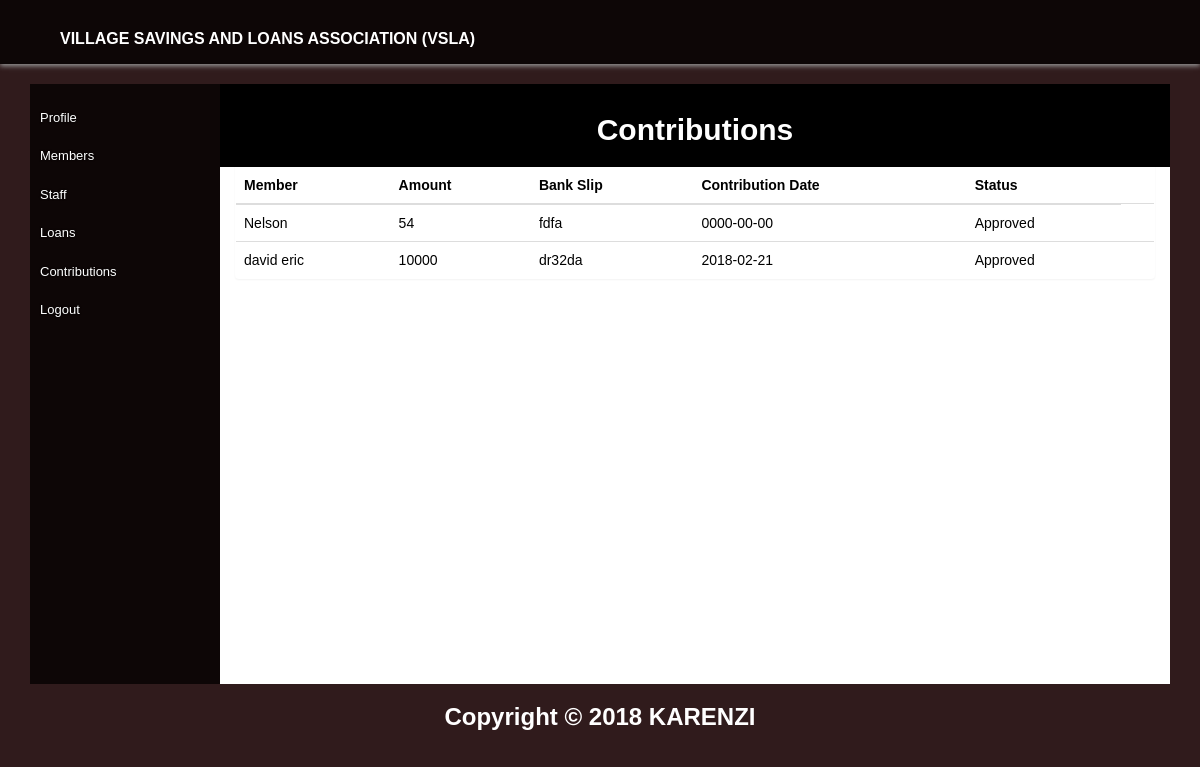
Page /?page=A_contributions (signed in) on the committed database.
### tables this page shows
CREATE TABLE `contribution` (
  `contribution_id` int(10) NOT NULL,
  `member_id` int(10) NOT NULL,
  `amount` int(20) NOT NULL,
  `bankslip` varchar(250) NOT NULL,
  `cont_date` date NOT NULL,
  `status` varchar(50) NOT NULL
);

CREATE TABLE `member` (
  `member_id` int(10) NOT NULL,
  `name` varchar(50) NOT NULL,
  `bdate` date NOT NULL,
  `username` varchar(20) NOT NULL,
  `password` varchar(50) NOT NULL,
  `phone` int(10) NOT NULL,
  `address` varchar(255) NOT NULL,
  `email` varchar(50) NOT NULL,
  `gender` char(1) NOT NULL,
  `status` varchar(20) NOT NULL,
  `type` varchar(12) NOT NULL
);

### controllers/controller.php (called while the page is built, shortened)
<?php
require_once('models/model.php');
class Controller {
	protected $model;
	public function __construct() {
		$this->model = new Model();
	}
	public function A_contributions() {
		$tests = $this->model->S_contributions();
		require_once 'views/admin.php';
	}
}
?>

### index.php (called while the page is built, shortened)
<?php
require_once('controllers/controller.php');
$controller = new Controller();
if(empty($_REQUEST['page'])) $page='index';
else $page = $_REQUEST['page'];
$controller->$page();
?>

### models/member.php (called while the page is built, shortened)
<?php
require_once('database.php');
class Member {
	protected $database;
	public function __construct()
	{
		$this->database = new Db();
		$this->database->connect();
	}
	public function S_contributions() {
		$sql = "SELECT contribution.*, member.name FROM contribution inner join member on member.member_id = contribution.member_id";
		$result = $this->database->execute($sql);
		return $result;
	}
}
?>

### models/model.php (called while the page is built, shortened)
<?php
require_once ('member.php');
class Model {
	protected $tests;
	public function __construct() {
		$this->tests = new Member();
	}
	public function S_contributions() {
		return $this->tests->S_contributions();
	}
}
?>

### models/database.php (called while the page is built, shortened)
<?php
class Db {
protected $db_connection;
public function connect() {
	$this->db_connection = mysqli_connect(host,user,pass,database) or die(mysqli_error($this->db_connection));
}
public function execute($sql) {
	$query=mysqli_query($this->db_connection, $sql)  or die($sql.mysqli_error($this->db_connection));
		$result=array();
		if(preg_match("/^select/i", $sql)) { while($row=mysqli_fetch_assoc($query)) $result[]=$row; }
		return $result;
}
}
?>

### views/S_contributions.php (the view, shortened to what this page needs)
<div>
  <div class="panel">
    <div class="panel-heading panel-black text-center">
      <h2> Contributions</h2>
    </div>
  <table class="table table-hover">
    <thead>
      <th>Member</th>
      <th>Amount</th>
      <th>Bank Slip</th>
      <th>Contribution Date</th>
      <th>Status</th>
    </thead>
    <tbody>
<?php
        foreach ($tests as $data) {
      ?>
      <tr>
        <td><?php echo $data['name'];?></td>
        <td><?php echo $data['amount'];?></td>
        <td><?php echo $data['bankslip'];?></td>
        <td><?php echo $data['cont_date'];?></td>
        <td><?php echo $data['status'];?></td>
        <td><?php if($data['status']=='waiting'){?>
          <a class="btn btn-primary" href="?page=S_approve&id=<?php echo $data['contribution_id'];?>">Approve</a><a class="btn btn-danger" href="?page=S_Cignore&id=<?php echo $data['contribution_id'];?>">Ignore</a><?php } ?>
                <?php } ?></td>
      </tr>
    </tbody>
  </table>
  </div>
</div>

### css/style.css (style rules this page uses)
body { font-family: 'Raleway', sans-serif; }
.panel-black.panel-heading { background-color: black; margin-right: -40px; margin-left: -40px; margin-top: -2px; color: white; }
.hm-body { background-color: rgb(48,27,28); color: white; }
html, body { height: 100%; font-family:verdana,arial,sans-serif; color:#555555; }
h1,h2,h3 { font-weight:800; }

### rows in the picture
contribution: member.name "Nelson", amount "54", bankslip "fdfa", cont_date "0000-00-00", status "Approved"
contribution: member.name "david eric", amount "10000", bankslip "dr32da", cont_date "2018-02-21", status "Approved"
